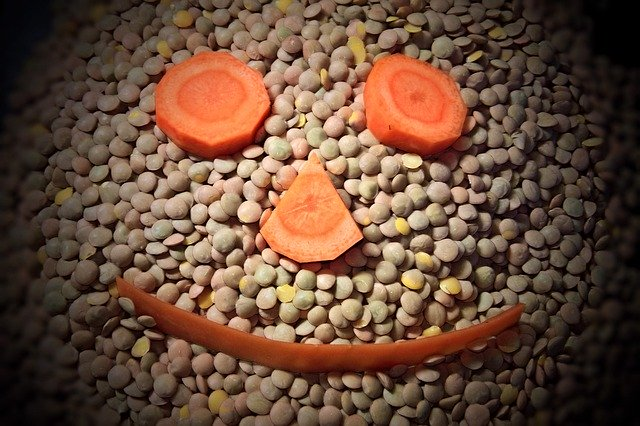
#> input picture images/img8.jpg, 640 x 426 px
$ python gaussianBluring.py
#> lines starting #> are read from the running program, lines starting #| are printed output that depends on the picture
import numpy as np
import cv2
from matplotlib import pyplot as plt

img1 = cv2.imread("images/img8.jpg", cv2.IMREAD_GRAYSCALE)
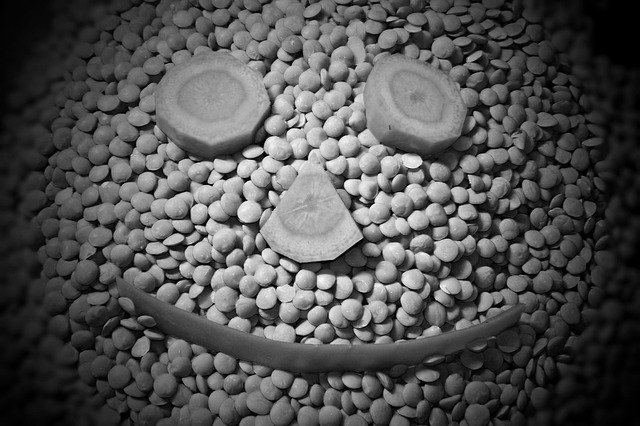
#> img1: shape (426, 640); min 0, max 255, mean 81.3

ksize1 = 7; ksize2 = 9
res1 = cv2.GaussianBlur(img1, (ksize1, ksize1), 0)
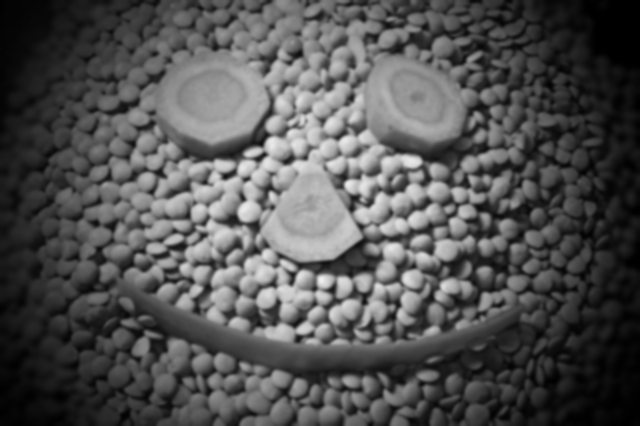
#> res1: shape (426, 640); min 0, max 240, mean 81.3
res2 = cv2.GaussianBlur(img1, (ksize2, ksize2), 0)
res3 = cv2.GaussianBlur(img1, (1, 21), 0)
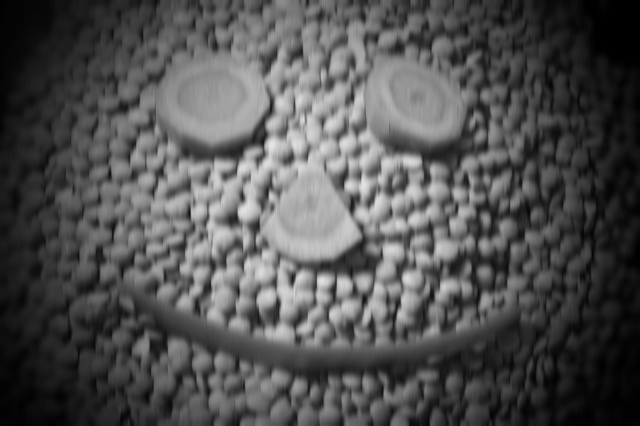
#> res3: shape (426, 640); min 0, max 230, mean 81.3

ress = []
ress.append(img1)
ress.append(res1)
ress.append(res2)
ress.append(res3)

titles = ["img1", "res1", "res2", "res3"]

for i in range(4):
    plt.subplot(2, 2, i+1)
    plt.imshow(ress[i], cmap='gray')
    plt.title(titles[i])
    plt.xticks([]),plt.yticks([])
plt.show()
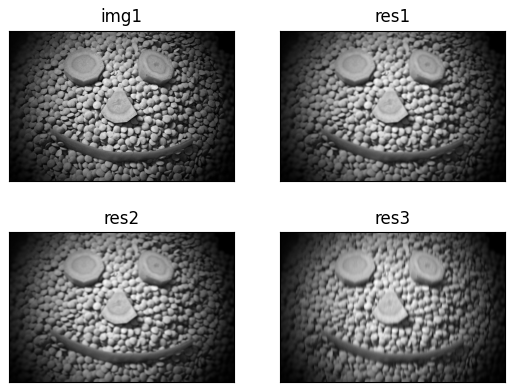
#> figure drawn by matplotlib, 4 panels

$ run again, with images/img1.jpg copied over images/img8.jpg
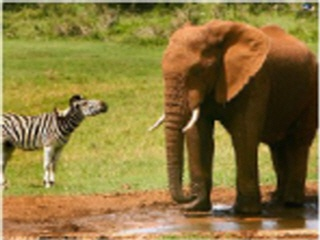
#> input picture images/img1.jpg, 320 x 240 px
#> `res3 = cv2.GaussianBlur(img1, (1, 21), 0)`:
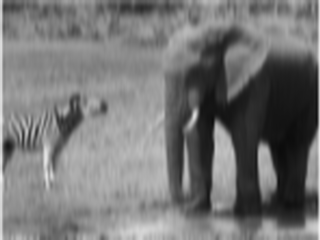
#> res3: shape (240, 320); min 11, max 239, mean 117.7
#> `plt.show()`:
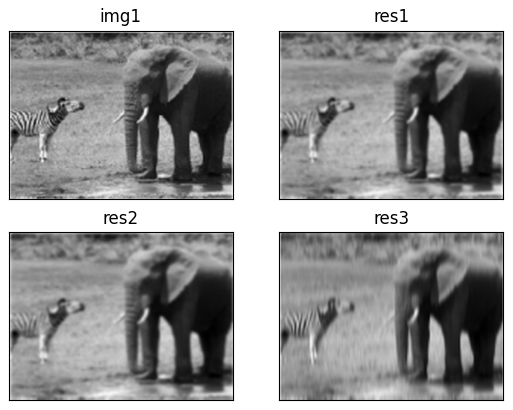
#> figure drawn by matplotlib, 4 panels

$ run again, with images/img10.jpg copied over images/img8.jpg
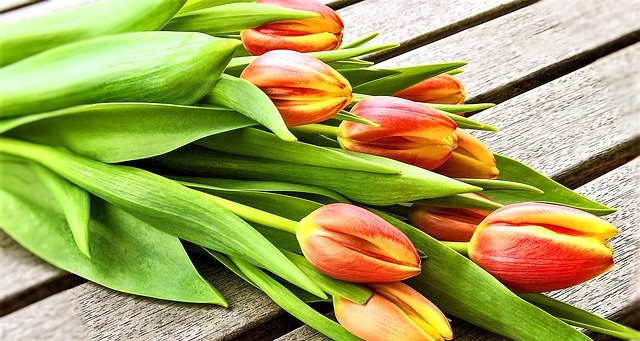
#> input picture images/img10.jpg, 640 x 341 px
#> `res3 = cv2.GaussianBlur(img1, (1, 21), 0)`:
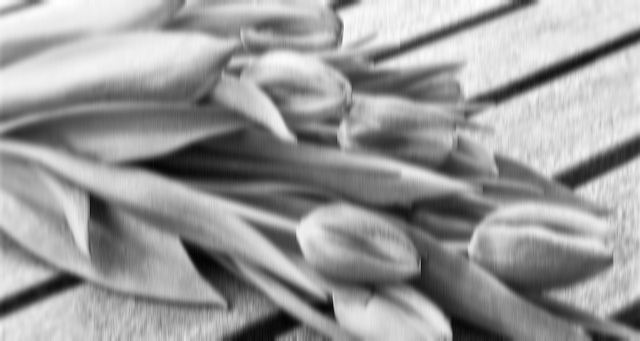
#> res3: shape (341, 640); min 2, max 254, mean 154.5
#> `plt.show()`:
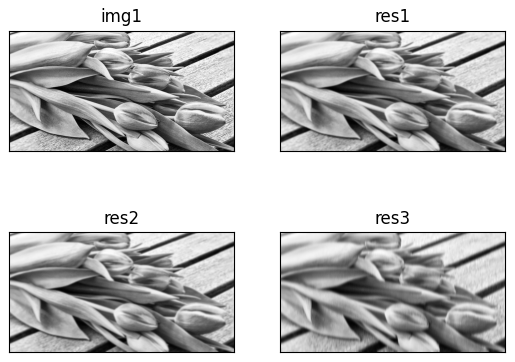
#> figure drawn by matplotlib, 4 panels

$ run again, with images/img11.jpg copied over images/img8.jpg
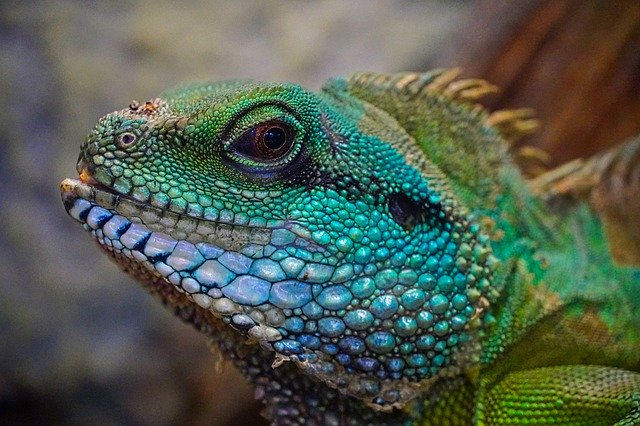
#> input picture images/img11.jpg, 640 x 426 px
#> `res3 = cv2.GaussianBlur(img1, (1, 21), 0)`:
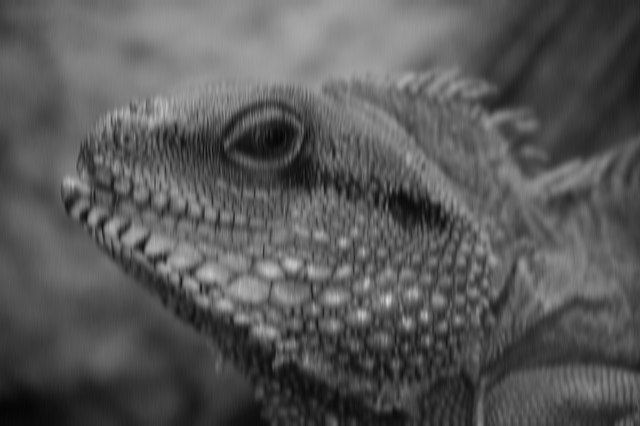
#> res3: shape (426, 640); min 5, max 220, mean 88.2
#> `plt.show()`:
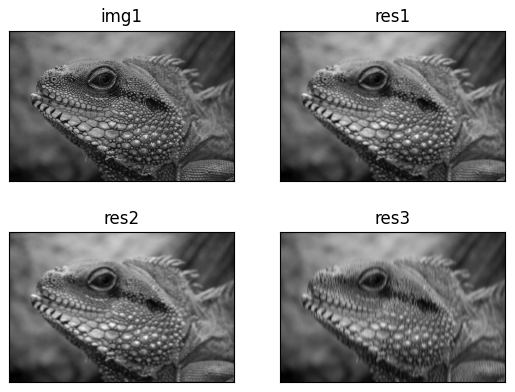
#> figure drawn by matplotlib, 4 panels
